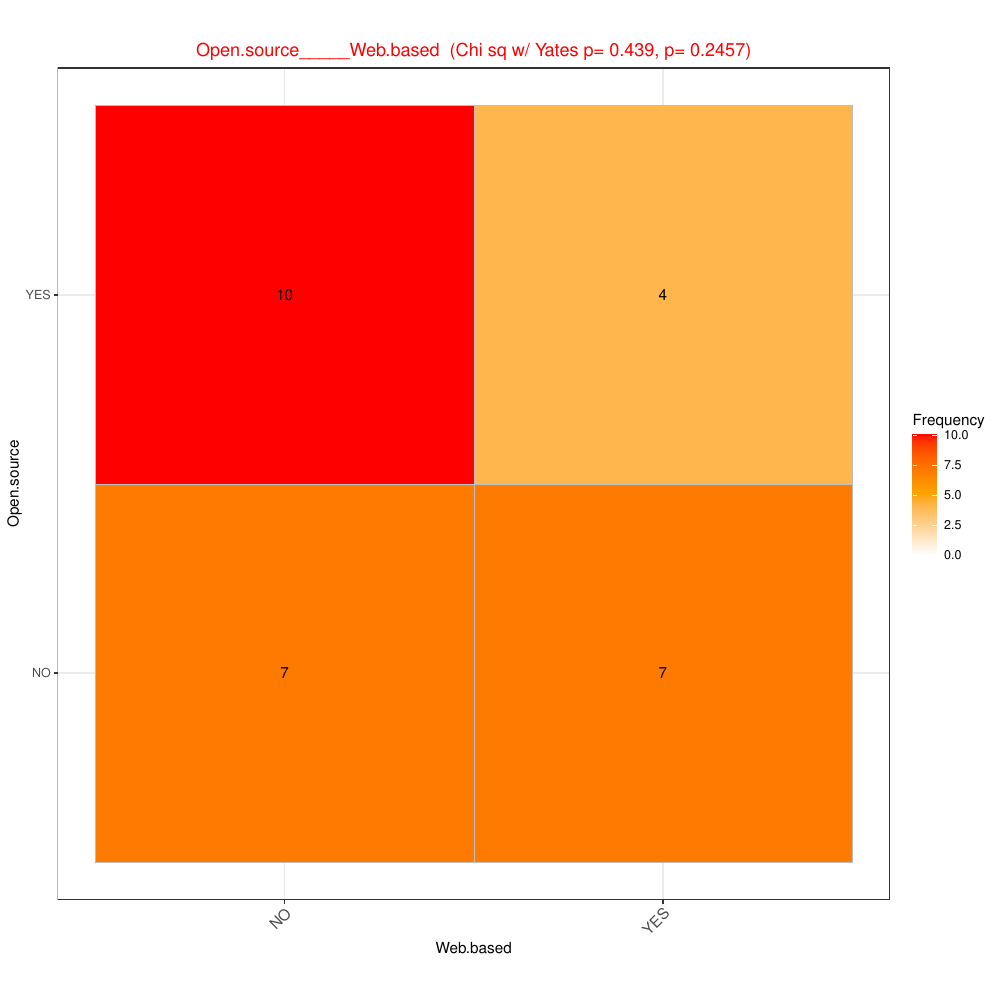

Generate this figure with R:
library(splitstackshape)
library(plyr)
library(ggplot2)
library(reshape2)

#remove non-analyzable columns
columnsToBeDropped <- c("Motivation")

# set up data
setwd(dirname(rstudioapi::getSourceEditorContext()$path))
data <- read.csv2("../../05-data/data-clean.csv", header = TRUE, quote = "\"", dec = ".", fill = TRUE, comment.char = "", na.strings = c("-", ""))
data <- data[,1:27]
data <- data[ , -which(names(data) %in% columnsToBeDropped)]

countSyntaxTypes = function(df, output){
  return(length(scan(text = df[10], what=character(), sep = ",")))
}
Concrete.syntax.types.count <- apply(data, 1, countSyntaxTypes)
data <- cbind(data, Concrete.syntax.types.count)

data <- data.frame(
  lapply(
    data,
    function(variables){
      if (is.character(variables)){
        return(toupper(variables))
      } else{
        return(variables)
      }
    }),
  stringsAsFactors = FALSE)

###CALCULATED COLUMNS###
collaborationBinary <- data$Collaboration
collaborationBinary[collaborationBinary=="YES-SYNC"] <- "YES"
collaborationBinary[collaborationBinary=="YES-ASYNC"] <- "YES"
data$Collaboration.Binary <- collaborationBinary

icvizBinary <- data$Inconsistency.visualization
icvizBinary[icvizBinary=="INTERNAL"] <- "YES"
icvizBinary[icvizBinary=="EXTERNAL"] <- "YES"
data$Inconsistency.visualization.Binary <- icvizBinary

icmStrategy <- data$Inconsistency.management.type
icmStrategy[icmStrategy=="ON-THE-FLY"] <- "ALLOW-AND-RESOLVE"
icmStrategy[icmStrategy=="ON-DEMAND"] <- "ALLOW-AND-RESOLVE"
data$Inconsistency.management.strategy <- icmStrategy

icmAutomation <- data$Inconsistency.management.automation
icmAutomation[icmAutomation=="PARTIAL"] <- "YES"
icmAutomation[icmAutomation=="AUTOMATIC"] <- "YES"
data$Inconsistency.management.automation <- icmAutomation

concrete.syntax.count.2.more <- data$Concrete.syntax.types.count
concrete.syntax.count.2.more[concrete.syntax.count.2.more>2] <- "YES"
concrete.syntax.count.2.more[concrete.syntax.count.2.more==2] <- "NO"
data$concrete.syntax.count.2.more <- concrete.syntax.count.2.more

startIndex <- 7
stopIndex <- ncol(data)


ignoredColumnNames <- c("Motivation..22.", "First.release..Year...18.", "Latest.release..Year...19.", "Intent..41.")





dataSource <- data

# separator used in categorical variables with multiple values
separator <- ', '

############# DO NOT CHANGE ANYTHING BELOW THIS LINE ############# 

df <- dataSource

index <- 1
generateCouples <- function() {
  indexes <- c(startIndex:stopIndex)
  var1 <- c()
  var2 <- c()
  for(i in indexes) {
      if(!(names(data)[i] %in% ignoredColumnNames) && (i <= length(names(df)))) {
        var1el <- names(df)[i]
        indexes2 <- c(i:stopIndex)
        for(j in indexes2) {
          if(!(names(data)[j] %in% ignoredColumnNames) && (j <= length(names(df)))) {
            var2el <- names(df)[j]
            if(var1el != var2el) {
              var1 <- append(var1, var1el)
              var2 <- append(var2, var2el)
            }
          }
        }
      }
  }
  result <- data.frame(var1, var2)
  return(result)
} 

result <- generateCouples()
resultLength <- nrow(result)

topScale <- nrow(dataSource)


# PREPARE DATA SOURCE FOR PLOTS
dt2 <- cSplit(df, splitCols=names(df), sep=separator, direction="long", drop=TRUE)
dt2 <- dt2[!duplicated(dt2), ]

ind <- apply(dt2, 1, function(x) all(is.na(x)))
dt2 <- dt2[ !ind, ]

index = 1
for(i in 1:nrow(dt2)) {
  row <- dt2[i,]
  if(is.na(row$Internal.PID)) {
    dt2[[i,1]] <- dt2[[i-1,1]]
  } else {
    index <- i
  }
}

createPlot <- function(plotName, var1, var2) {
  tbl <- table(as.factor(dt2[[as.character(var1)]]), as.factor(dt2[[as.character(var2)]]))
  resultDf <- as.data.frame.matrix(tbl)
  
  
  #v1 <- data[,var1]
  #class(v1)
  #v2 <- data[,var2]
  #class(v2)
  
  #tbl <- table(as.factor(dt2[[as.character(var1)]]), as.factor(dt2[[as.character(var2)]]))
  #tbl <- table(factor(v1), droplevels(factor(v2)))
  #resultDf <- as.data.frame.matrix(tbl)
  #if(nrow(resultDf)>1){
  #  resultDf <- resultDf[rowSums(resultDf[])>0,]
  #}
  #if(!is.null(ncol(resultDf))){
  #  resultDf <- resultDf[, colSums(resultDf != 0) > 0]
  #}
  
  #if(is.null(ncol(resultDf))){
  #  return
  #}
  
  for(x in 1:nrow(tbl)) {
    xName <- rownames(tbl)[x]
    for(y in 1:ncol(tbl)) {
      yName <- colnames(tbl)[y]
      tbl[x,y] <- 0
      for(i in 1:nrow(data)) {
        row <- data[i,]
        if(grepl(xName, row[[as.character(var1)]]) && grepl(yName, row[[as.character(var2)]])) {
          tbl[x,y] <- tbl[x,y] + 1
        }
      }
    }
  }
  
  resultDf <- as.data.frame.matrix(tbl)
  if(nrow(resultDf)>1){
    resultDf <- resultDf[rowSums(resultDf[])>0,]
  }
  if(!is.null(ncol(resultDf))){
    resultDf <- resultDf[, colSums(resultDf != 0) > 0]
  }
  
  #print(is.null(nrow(resultDf)))
  #print(is.null(ncol(resultDf)))
  #if(is.null(nrow(resultDf)) && is.null(ncol(resultDf))){
  #  return
  #}
  
  #SET THIS TO TRUE IF THE CHI-SQUARE TABLE IS TO BE GENERATED
  chiTable = FALSE
  
  legendName <- "Frequency"
  if(chiTable){
    legendName <- "Chi-stat"
  }
  
  if(chiTable){
    t2 <- tbl
    
    for(i in 1:nrow(tbl)){
      for(j in 1:ncol(tbl)){
        o <- tbl[i,j]
        scol <- sum(tbl[,j])
        srow <- sum(tbl[i,])
        e <- (scol*srow)/(sum(tbl))
        t2[i,j] <- round(((o-e)^2)/e,2)
      }
    }
    
    tbl <- t2
  }
  
  #print(nrow(tbl))
  #print(ncol(tbl))
  
  titleColor <- "black"
  
  if(!chiTable){
    chi <- 9999
    p.yates <- 1
    p <- 1
    if(!(is.null(nrow(resultDf)) && is.null(ncol(resultDf)))){
      p.yates <- chisq.test(resultDf)$p.value
      p <- chisq.test(resultDf, correct = FALSE)$p.value
    }
    
    plotName <- paste(plotName, "  (Chi sq w/ Yates p= ", round(p.yates,4), ", p= ", round(p,4), ")", sep="")
    #print(p)

    if(!is.nan(p)){
      if(p < 0.05){
        titleColor <- "green"
      }else if(p < 0.10){
        titleColor <- "orange"
      }else{
        titleColor <- "red"
      }
    }
  }  

  plot <- ggplot(melt(as.factor(tbl)), aes(as.factor(Var2), as.factor(Var1))) +
    geom_tile(data=melt(tbl), aes(fill=as.integer(value)), color="grey") +
    geom_text(data=melt(tbl), aes(label=value), size=4, color="black") +
    theme_bw() + 
    #scale_fill_gradient2(low="blue", high="red", mid="white",name="Frequency", limit=c(0,topScale)) +
    scale_fill_gradient2(low="white", high="red", mid="orange",name=legendName, limit=c(0,max(tbl)), midpoint = max(tbl)/2) +
    theme(axis.text.x = element_text(angle=45, vjust=1, size=11, hjust=1)) +
    coord_equal() + labs(x=var2, y=var1) +
    #ggtitle(plotName, aes(color= "red"))
    labs(title = plotName) +
    theme(plot.title = element_text(color = titleColor, hjust = 0.5))
  

  print(plot)
}



# PRINT INTO FILE
outputFile <- "horizontal.pdf"
pdf(outputFile, width=10, height=10)
par(mar=c(2, 2, 2, 2))
par(mfrow=c(1, 1))
par(las=1)

for(i in 1:resultLength) {
  plotName <- paste(result[i,]$var1, "_____", result[i,]$var2, sep="")
  print(paste(i, "/", resultLength, " - ", plotName))
  createPlot(plotName, result[i,]$var1, result[i,]$var2)
}

dev.off()